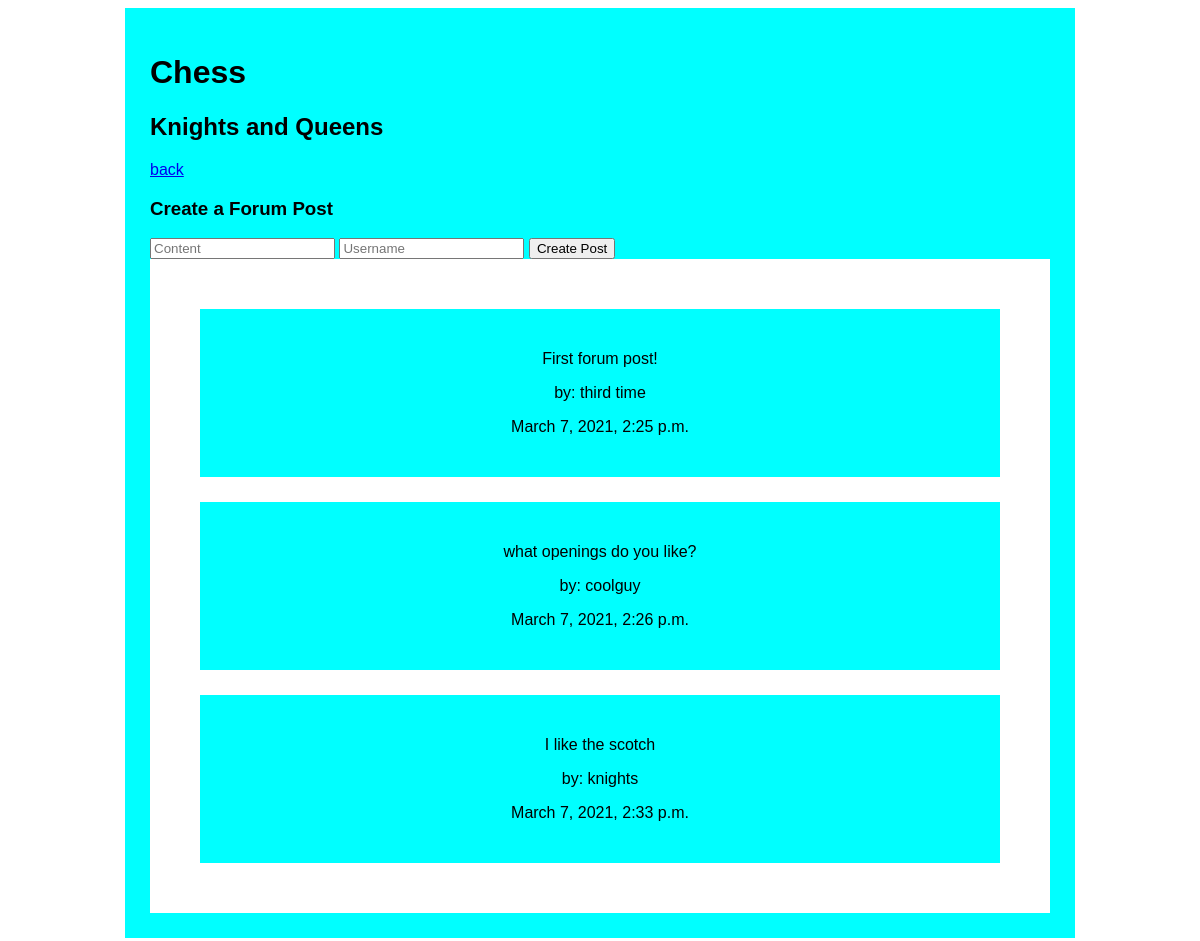
Screenshot of /forum/1 with the database file from the repository.
### forum_app/models.py (models this page shows)
class Forum(models.Model):
    name=models.CharField(max_length=255)
    description=models.CharField(max_length=255)
    created_at=models.DateTimeField(auto_now_add=True)
    updated_at=models.DateTimeField(auto_now=True)

class Forum_Post(models.Model):
    content=models.CharField(max_length=255)
    username=models.CharField(max_length=255)
    forum=models.ForeignKey(Forum, related_name='all_forum_posts', on_delete=models.CASCADE)
    created_at=models.DateTimeField(auto_now_add=True)
    updated_at=models.DateTimeField(auto_now=True)

### forum_app/views.py (the view)
# urls.py: path('forum/<int:forum_id>', views.get_one_forum),
def get_one_forum(request, forum_id):
    context={
        'forum': Forum.objects.get(id=forum_id)
    }
    return render(request, "one_forum.html", context)

### forum_app/templates/one_forum.html (shortened to what this page needs)
<!DOCTYPE html>
<html lang="en">
<head>
    {% load static %}
    <link rel="stylesheet" href="{% static 'style.css' %}">
</head>
<body>
    <div id="wrapper">
        <h1>{{forum.name}}</h1>
        <h2>{{forum.description}}</h2>
        <a href="/">back</a>
        <div id="create_post">
            <h3>Create a Forum Post</h3>
            <form action="/create_forum_post" method='POST'>
                <input type="text" name='post_content' placeholder="Content">
                <input type="text" name='username' placeholder="Username">
                <input type="submit" value="Create Post">
            </form>
        </div>
        <div id="posts">
            {% for forum_post in forum.all_forum_posts.all %}
            <div class="post">
                <p>{{forum_post.content}}</p>
                <p>by: {{forum_post.username}}</p>
                <p>{{forum_post.created_at}}</p>
            </div>
            {% endfor %}
        </div>
    </div>
</body>
</html>

### forum_app/static/style.css (style rules this page uses)
#wrapper { width: 900px; background-color: aqua; margin: 0px auto; padding: 25px; font-family: sans-serif; }
#posts { background-color: white; padding: 25px; }
.post { background-color: aqua; padding: 25px; text-align: center; margin: 25px; }

### rows the page displays
Forum: name "Chess", description "Knights and Queens"
Forum_Post: content "First forum post!", username "third time", created_at "March 7, 2021, 2:25 p.m."
Forum_Post: content "what openings do you like?", username "coolguy", created_at "March 7, 2021, 2:26 p.m."
Forum_Post: content "I like the scotch", username "knights", created_at "March 7, 2021, 2:33 p.m."
